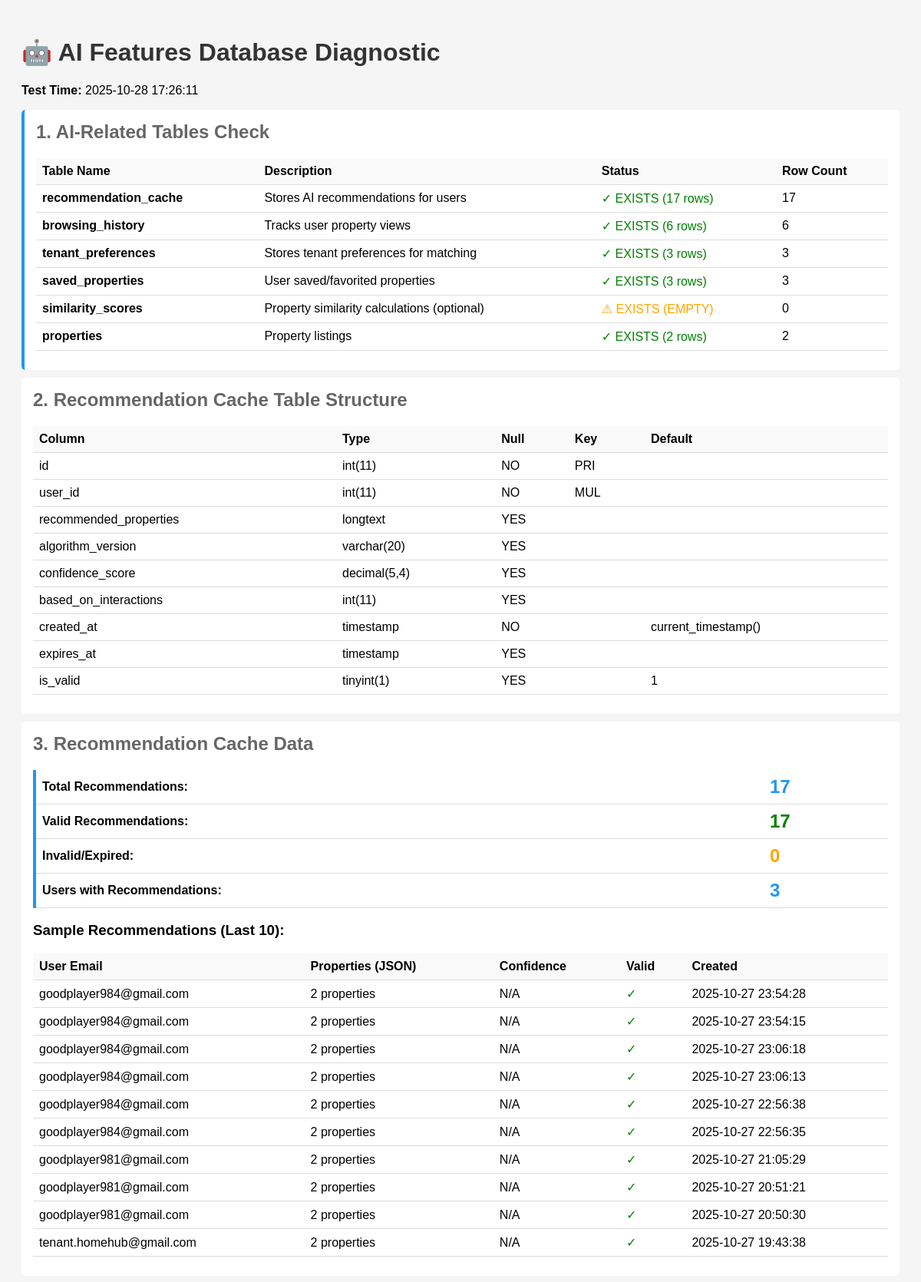
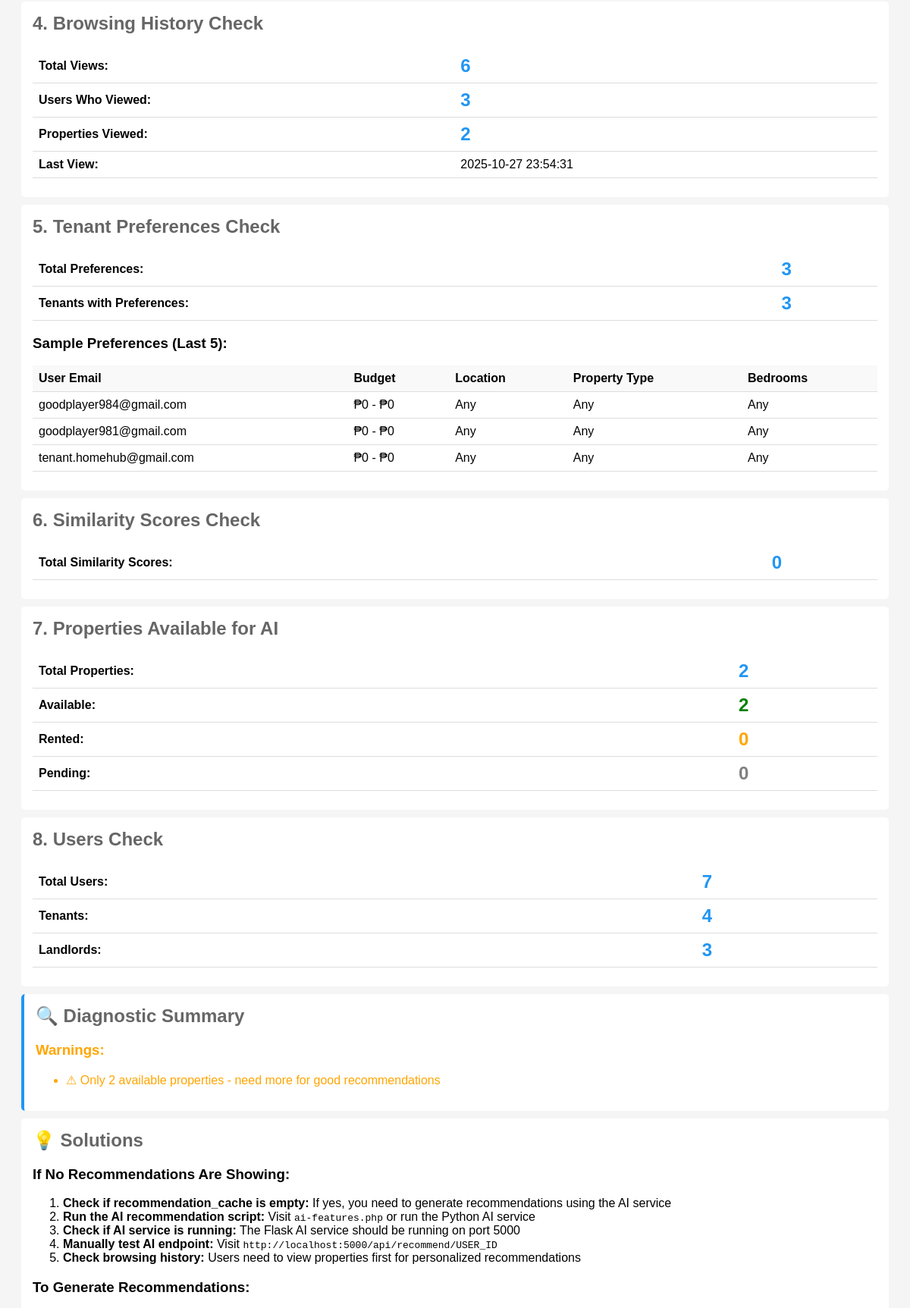
The app's page /check_ai_database.php (upper part) with its own data (2 pictures, top to bottom).
### tables this page shows
CREATE TABLE `recommendation_cache` (
  `id` int NOT NULL,
  `user_id` int NOT NULL,
  `recommended_properties` longtext COMMENT 'Array of property IDs with scores',
  `algorithm_version` varchar(20) DEFAULT NULL,
  `confidence_score` decimal(5,4) DEFAULT NULL COMMENT 'Overall confidence in recommendations',
  `based_on_interactions` int DEFAULT NULL COMMENT 'Number of interactions used',
  `created_at` timestamp NOT NULL DEFAULT CURRENT_TIMESTAMP,
  `expires_at` timestamp NULL DEFAULT NULL,
  `is_valid` tinyint(1) DEFAULT '1'
);

CREATE TABLE `users` (
  `id` int NOT NULL,
  `email` varchar(255) NOT NULL,
  `user_type` enum('tenant','landlord') DEFAULT NULL,
  `password` varchar(255) NOT NULL,
  `first_name` varchar(100) NOT NULL,
  `last_name` varchar(100) NOT NULL,
  `phone` varchar(20) DEFAULT NULL,
  `status` enum('active','inactive','suspended') DEFAULT 'active',
  `profile_image` varchar(255) DEFAULT NULL,
  `created_at` timestamp NOT NULL DEFAULT CURRENT_TIMESTAMP,
  `updated_at` timestamp NOT NULL DEFAULT CURRENT_TIMESTAMP ON UPDATE CURRENT_TIMESTAMP,
  `last_login` timestamp NULL DEFAULT NULL
);

CREATE TABLE `tenant_preferences` (
  `id` int NOT NULL,
  `tenant_id` int NOT NULL,
  `min_budget` decimal(10,2) DEFAULT '0.00',
  `max_budget` decimal(10,2) NOT NULL,
  `budget_flexibility` int DEFAULT '10' COMMENT 'Flexibility percentage',
  `preferred_cities` longtext COMMENT 'Array of preferred cities',
  `preferred_areas` longtext COMMENT 'Array of specific areas',
  `max_distance_from_work` decimal(5,2) DEFAULT NULL COMMENT 'Max distance in km',
  `work_location_lat` decimal(10,8) DEFAULT NULL,
  `work_location_lng` decimal(11,8) DEFAULT NULL,
  `preferred_property_types` longtext COMMENT 'Array of property types',
  `min_bedrooms` int DEFAULT '1',
  `max_bedrooms` int DEFAULT '5',
  `min_bathrooms` decimal(3,1) DEFAULT '1.0',
  `lifestyle_quiet_active` int DEFAULT '5' COMMENT '1-10 scale: 1=quiet, 10=active',
  `lifestyle_family_single` int DEFAULT '5' COMMENT '1-10 scale: 1=single, 10=family',
  `lifestyle_work_home` int DEFAULT '5' COMMENT '1-10 scale: 1=work from office, 10=work from home',
  `pet_friendly_required` tinyint(1) DEFAULT '0',
  `furnished_preference` enum('furnished','unfurnished','either') DEFAULT 'either',
  `amenities_preferences` longtext COMMENT 'Object with amenity weights',
  `near_public_transport` tinyint(1) DEFAULT '0',
  `parking_required` tinyint(1) DEFAULT '0',
  `lease_duration_min` int DEFAULT '6' COMMENT 'Minimum months',
  `lease_duration_max` int DEFAULT '12' COMMENT 'Maximum months',
  `move_in_date` date DEFAULT NULL,
  `preference_vector` longtext COMMENT 'Normalized vector representation',
  `created_at` timestamp NOT NULL DEFAULT CURRENT_TIMESTAMP,
  `updated_at` timestamp NOT NULL DEFAULT CURRENT_TIMESTAMP ON UPDATE CURRENT_TIMESTAMP
);

### check_ai_database.php (the view, shortened to what this page needs)
<?php
echo "<!DOCTYPE html><html><head><title>AI Database Check</title>";
echo "<style>
body { font-family: Arial, sans-serif; padding: 20px; background: #f5f5f5; }
.section { background: white; padding: 15px; margin: 10px 0; border-radius: 5px; }
.pass { border-left: 4px solid #4CAF50; }
.fail { border-left: 4px solid #f44336; }
.warn { border-left: 4px solid #ff9800; }
.info { border-left: 4px solid #2196F3; }
h1 { color: #333; }
h2 { color: #666; margin-top: 0; }
table { width: 100%; border-collapse: collapse; margin: 10px 0; }
th, td { padding: 8px; text-align: left; border-bottom: 1px solid #ddd; }
th { background: #f9f9f9; font-weight: bold; }
pre { background: #f9f9f9; padding: 10px; overflow-x: auto; font-size: 12px; }
.count { font-size: 24px; font-weight: bold; color: #2196F3; }
</style></head><body>";
echo "<h1>🤖 AI Features Database Diagnostic</h1>";
echo "<p><strong>Test Time:</strong> " . date('Y-m-d H:i:s') . "</p>";
$conn = getDbConnection();
echo "<div class='section info'>";
echo "<h2>1. AI-Related Tables Check</h2>";
$aiTables = [
    'recommendation_cache' => 'Stores AI recommendations for users',
    'browsing_history' => 'Tracks user property views',
    'tenant_preferences' => 'Stores tenant preferences for matching',
    'saved_properties' => 'User saved/favorited properties',
    'similarity_scores' => 'Property similarity calculations (optional)',
    'properties' => 'Property listings'
];
echo "<table>";
echo "<tr><th>Table Name</th><th>Description</th><th>Status</th><th>Row Count</th></tr>";
foreach ($aiTables as $table => $desc) {
    $result = $conn->query("SHOW TABLES LIKE '$table'");
    if ($result->num_rows > 0) {
        $countResult = $conn->query("SELECT COUNT(*) as count FROM $table");
        $count = $countResult->fetch_assoc()['count'];
        $status = $count > 0 ? "✓ EXISTS ($count rows)" : "⚠ EXISTS (EMPTY)";
        $color = $count > 0 ? "green" : "orange";
        echo "<tr><td><strong>$table</strong></td><td>$desc</td><td style='color:$color'>$status</td><td>$count</td></tr>";
    } else {
        echo "<tr><td><strong>$table</strong></td><td>$desc</td><td style='color:red'>✗ MISSING</td><td>0</td></tr>";
    }
}
echo "</table>";
echo "</div>";
echo "<div class='section'>";
echo "<h2>2. Recommendation Cache Table Structure</h2>";
$result = $conn->query("SHOW TABLES LIKE 'recommendation_cache'");
if ($result->num_rows > 0) {
    $columns = $conn->query("DESCRIBE recommendation_cache");
    echo "<table>";
    echo "<tr><th>Column</th><th>Type</th><th>Null</th><th>Key</th><th>Default</th></tr>";
    while ($col = $columns->fetch_assoc()) {
        echo "<tr>";
        echo "<td>{$col['Field']}</td>";
        echo "<td>{$col['Type']}</td>";
        echo "<td>{$col['Null']}</td>";
        echo "<td>{$col['Key']}</td>";
        echo "<td>{$col['Default']}</td>";
        echo "</tr>";
    }
    echo "</table>";
} else {
    echo "<div class='fail'><strong>✗ CRITICAL:</strong> recommendation_cache table does not exist!</div>";
}
echo "</div>";
echo "<div class='section'>";
echo "<h2>3. Recommendation Cache Data</h2>";
$result = $conn->query("SHOW TABLES LIKE 'recommendation_cache'");
if ($result->num_rows > 0) {
    $query = "SELECT
        COUNT(*) as total,
        COUNT(CASE WHEN is_valid = 1 THEN 1 END) as valid,
        COUNT(CASE WHEN is_valid = 0 THEN 1 END) as invalid,
        COUNT(DISTINCT user_id) as unique_users
    FROM recommendation_cache";
    $result = $conn->query($query);
    $stats = $result->fetch_assoc();
    echo "<div class='info'>";
    echo "<table>";
    echo "<tr><td><strong>Total Recommendations:</strong></td><td class='count'>{$stats['total']}</td></tr>";
    echo "<tr><td><strong>Valid Recommendations:</strong></td><td class='count' style='color:green'>{$stats['valid']}</td></tr>";
    echo "<tr><td><strong>Invalid/Expired:</strong></td><td class='count' style='color:orange'>{$stats['invalid']}</td></tr>";
    echo "<tr><td><strong>Users with Recommendations:</strong></td><td class='count'>{$stats['unique_users']}</td></tr>";
    echo "</table>";
    echo "</div>";
    echo "<h3>Sample Recommendations (Last 10):</h3>";
    $sampleQuery = "SELECT rc.*, u.email as user_email
                   FROM recommendation_cache rc
                   LEFT JOIN users u ON u.id = rc.user_id
                   ORDER BY rc.created_at DESC LIMIT 10";
    $samples = $conn->query($sampleQuery);
    if ($samples && $samples->num_rows > 0) {
        echo "<table>";
        echo "<tr><th>User Email</th><th>Properties (JSON)</th><th>Confidence</th><th>Valid</th><th>Created</th></tr>";
        while ($row = $samples->fetch_assoc()) {
            $validIcon = $row['is_valid'] ? '✓' : '✗';
            $validColor = $row['is_valid'] ? 'green' : 'red';
            $properties = json_decode($row['recommended_properties'], true);
            $propertyDisplay = is_array($properties) ? count($properties) . ' properties' : 'N/A';
            $confidence = $row['confidence_score'] !== null ? number_format($row['confidence_score'], 2) : 'N/A';
            echo "<tr>";
            echo "<td>{$row['user_email']}</td>";
            echo "<td>$propertyDisplay</td>";
            echo "<td>$confidence</td>";
            echo "<td style='color:$validColor'>$validIcon</td>";
            echo "<td>{$row['created_at']}</td>";
            echo "</tr>";
        }
        echo "</table>";
    } else {
        echo "<div class='warn'><strong>⚠ WARNING:</strong> No recommendations found in cache!</div>";
    }
} else {
    echo "<div class='fail'><strong>✗ ERROR:</strong> Cannot check - table missing</div>";
}
echo "</div>";
echo "<div class='section'>";
echo "<h2>4. Browsing History Check</h2>";
$result = $conn->query("SHOW TABLES LIKE 'browsing_history'");
if ($result->num_rows > 0) {
    $query = "SELECT
        COUNT(*) as total,
        COUNT(DISTINCT user_id) as unique_users,
        COUNT(DISTINCT property_id) as unique_properties,
        MAX(viewed_at) as last_view
    FROM browsing_history";
    $result = $conn->query($query);
    $stats = $result->fetch_assoc();
    echo "<table>";
    echo "<tr><td><strong>Total Views:</strong></td><td class='count'>{$stats['total']}</td></tr>";
    echo "<tr><td><strong>Users Who Viewed:</strong></td><td class='count'>{$stats['unique_users']}</td></tr>";
    echo "<tr><td><strong>Properties Viewed:</strong></td><td class='count'>{$stats['unique_properties']}</td></tr>";
    echo "<tr><td><strong>Last View:</strong></td><td>{$stats['last_view']}</td></tr>";
    echo "</table>";
} else {
    echo "<div class='fail'><strong>✗ MISSING:</strong> browsing_history table</div>";
}
echo "</div>";
echo "<div class='section'>";
echo "<h2>5. Tenant Preferences Check</h2>";
$result = $conn->query("SHOW TABLES LIKE 'tenant_preferences'");
if ($result->num_rows > 0) {
    $query = "SELECT COUNT(*) as total, COUNT(DISTINCT tenant_id) as unique_tenants FROM tenant_preferences";
    $result = $conn->query($query);
    $stats = $result->fetch_assoc();
    echo "<table>";
    echo "<tr><td><strong>Total Preferences:</strong></td><td class='count'>{$stats['total']}</td></tr>";
    echo "<tr><td><strong>Tenants with Preferences:</strong></td><td class='count'>{$stats['unique_tenants']}</td></tr>";
    echo "</table>";
    echo "<h3>Sample Preferences (Last 5):</h3>";
    $sampleQuery = "SELECT tp.*, t.user_id, u.email
                   FROM tenant_preferences tp
                   LEFT JOIN tenants t ON t.id = tp.tenant_id
                   LEFT JOIN users u ON u.id = t.user_id
                   ORDER BY tp.updated_at DESC LIMIT 5";
    $samples = $conn->query($sampleQuery);
    if ($samples->num_rows > 0) {
        echo "<table>";
        echo "<tr><th>User Email</th><th>Budget</th><th>Location</th><th>Property Type</th><th>Bedrooms</th></tr>";
        while ($row = $samples->fetch_assoc()) {
            $minRent = $row['min_rent'] ?? 0;
            $maxRent = $row['max_rent'] ?? 0;
            $location = $row['location_preference'] ?? 'Any';
            $propType = $row['property_type'] ?? 'Any';
            $bedrooms = $row['bedrooms'] ?? 'Any';
            echo "<tr>";
            echo "<td>{$row['email']}</td>";
            echo "<td>₱" . number_format($minRent) . " - ₱" . number_format($maxRent) . "</td>";
            echo "<td>$location</td>";
            echo "<td>$propType</td>";
            echo "<td>$bedrooms</td>";
            echo "</tr>";
        }
        echo "</table>";
    }
} else {
    echo "<div class='fail'><strong>✗ MISSING:</strong> tenant_preferences table</div>";
}
echo "</div>";
echo "<div class='section'>";
echo "<h2>6. Similarity Scores Check</h2>";
$result = $conn->query("SHOW TABLES LIKE 'similarity_scores'");
if ($result->num_rows > 0) {
    $query = "SELECT COUNT(*) as total FROM similarity_scores";
    $result = $conn->query($query);
    $stats = $result->fetch_assoc();
    echo "<table>";
    echo "<tr><td><strong>Total Similarity Scores:</strong></td><td class='count'>{$stats['total']}</td></tr>";
    echo "</table>";
} else {
    echo "<div class='warn'><strong>⚠ MISSING:</strong> similarity_scores table (optional for AI)</div>";
}
echo "</div>";
echo "<div class='section'>";
echo "<h2>7. Properties Available for AI</h2>";
$query = "SELECT
    COUNT(*) as total,
    COUNT(CASE WHEN status = 'available' THEN 1 END) as available,
    COUNT(CASE WHEN status = 'rented' THEN 1 END) as rented,
    COUNT(CASE WHEN status = 'pending' THEN 1 END) as pending
FROM properties";
$result = $conn->query($query);
$stats = $result->fetch_assoc();
echo "<table>";
echo "<tr><td><strong>Total Properties:</strong></td><td class='count'>{$stats['total']}</td></tr>";
echo "<tr><td><strong>Available:</strong></td><td class='count' style='color:green'>{$stats['available']}</td></tr>";
echo "<tr><td><strong>Rented:</strong></td><td class='count' style='color:orange'>{$stats['rented']}</td></tr>";
echo "<tr><td><strong>Pending:</strong></td><td class='count' style='color:gray'>{$stats['pending']}</td></tr>";
echo "</table>";
echo "</div>";
echo "<div class='section'>";
echo "<h2>8. Users Check</h2>";
$userQuery = "SELECT
    COUNT(DISTINCT u.id) as total_users,
    COUNT(DISTINCT t.id) as tenants,
    COUNT(DISTINCT l.id) as landlords
FROM users u
LEFT JOIN tenants t ON u.id = t.user_id
LEFT JOIN landlords l ON u.id = l.user_id";
$result = $conn->query($userQuery);
$stats = $result->fetch_assoc();
echo "<table>";
echo "<tr><td><strong>Total Users:</strong></td><td class='count'>{$stats['total_users']}</td></tr>";
echo "<tr><td><strong>Tenants:</strong></td><td class='count'>{$stats['tenants']}</td></tr>";
echo "<tr><td><strong>Landlords:</strong></td><td class='count'>{$stats['landlords']}</td></tr>";
echo "</table>";
echo "</div>";
echo "<div class='section info'>";
echo "<h2>🔍 Diagnostic Summary</h2>";
$issues = [];
$warnings = [];
$propCount = $conn->query("SELECT COUNT(*) as count FROM properties WHERE status = 'available'")->fetch_assoc()['count'];
if ($propCount < 3) {
    $warnings[] = "Only $propCount available properties - need more for good recommendations";
}
if (empty($issues) && empty($warnings)) {
    echo "<div class='pass'><strong>✓ ALL GOOD:</strong> Database structure looks healthy!</div>";
} else {
    if (!empty($warnings)) {
        echo "<h3 style='color:orange'>Warnings:</h3><ul>";
        foreach ($warnings as $warning) {
            echo "<li style='color:orange'>⚠ $warning</li>";
        }
        echo "</ul>";
    }
}
echo "</div>";
echo "<div class='section'>";
echo "<h2>💡 Solutions</h2>";
echo "<h3>If No Recommendations Are Showing:</h3>";
echo "<ol>";
echo "<li><strong>Check if recommendation_cache is empty:</strong> If yes, you need to generate recommendations using the AI service</li>";
echo "<li><strong>Run the AI recommendation script:</strong> Visit <code>ai-features.php</code> or run the Python AI service</li>";
echo "<li><strong>Check if AI service is running:</strong> The Flask AI service should be running on port 5000</li>";
echo "<li><strong>Manually test AI endpoint:</strong> Visit <code>http://localhost:5000/api/recommend/USER_ID</code></li>";
echo "<li><strong>Check browsing history:</strong> Users need to view properties first for personalized recommendations</li>";
echo "</ol>";
echo "<h3>To Generate Recommendations:</h3>";
echo "</div>";
echo "</body></html>";
?>

### check_ai_database.php (style rules this page uses)
body { font-family: Arial, sans-serif; padding: 20px; background: #f5f5f5; }
.section { background: white; padding: 15px; margin: 10px 0; border-radius: 5px; }
.info { border-left: 4px solid #2196F3; }
h1 { color: #333; }
h2 { color: #666; margin-top: 0; }
table { width: 100%; border-collapse: collapse; margin: 10px 0; }
th, td { padding: 8px; text-align: left; border-bottom: 1px solid #ddd; }
th { background: #f9f9f9; font-weight: bold; }
.count { font-size: 24px; font-weight: bold; color: #2196F3; }

### records on screen
recommendation_cache: user.email "goodplayer984@gmail.com", recommended_properties "2 properties", confidence_score "N/A", is_valid "✓", created_at "2025-10-27 23:54:28"
recommendation_cache: user.email "goodplayer984@gmail.com", recommended_properties "2 properties", confidence_score "N/A", is_valid "✓", created_at "2025-10-27 23:54:15"
recommendation_cache: user.email "goodplayer984@gmail.com", recommended_properties "2 properties", confidence_score "N/A", is_valid "✓", created_at "2025-10-27 23:06:18"
recommendation_cache: user.email "goodplayer984@gmail.com", recommended_properties "2 properties", confidence_score "N/A", is_valid "✓", created_at "2025-10-27 23:06:13"
recommendation_cache: user.email "goodplayer984@gmail.com", recommended_properties "2 properties", confidence_score "N/A", is_valid "✓", created_at "2025-10-27 22:56:38"
recommendation_cache: user.email "goodplayer984@gmail.com", recommended_properties "2 properties", confidence_score "N/A", is_valid "✓", created_at "2025-10-27 22:56:35"
recommendation_cache: user.email "goodplayer981@gmail.com", recommended_properties "2 properties", confidence_score "N/A", is_valid "✓", created_at "2025-10-27 21:05:29"
recommendation_cache: user.email "goodplayer981@gmail.com", recommended_properties "2 properties", confidence_score "N/A", is_valid "✓", created_at "2025-10-27 20:51:21"
recommendation_cache: user.email "goodplayer981@gmail.com", recommended_properties "2 properties", confidence_score "N/A", is_valid "✓", created_at "2025-10-27 20:50:30"
recommendation_cache: user.email "tenant.homehub@gmail.com", recommended_properties "2 properties", confidence_score "N/A", is_valid "✓", created_at "2025-10-27 19:43:38"
tenant_preferences: users.email "goodplayer984@gmail.com", minRent "0", maxRent "0", location "Any", propType "Any", bedrooms "Any"
tenant_preferences: users.email "goodplayer981@gmail.com", minRent "0", maxRent "0", location "Any", propType "Any", bedrooms "Any"
tenant_preferences: users.email "tenant.homehub@gmail.com", minRent "0", maxRent "0", location "Any", propType "Any", bedrooms "Any"

### other values on screen
$table "recommendation_cache"
$desc "Stores AI recommendations for users"
$status "✓ EXISTS (17 rows)"
$count "17"
$table "browsing_history"
$desc "Tracks user property views"
$status "✓ EXISTS (6 rows)"
$count "6"
$table "tenant_preferences"
$desc "Stores tenant preferences for matching"
$status "✓ EXISTS (3 rows)"
$count "3"
$table "saved_properties"
$desc "User saved/favorited properties"
$table "similarity_scores"
